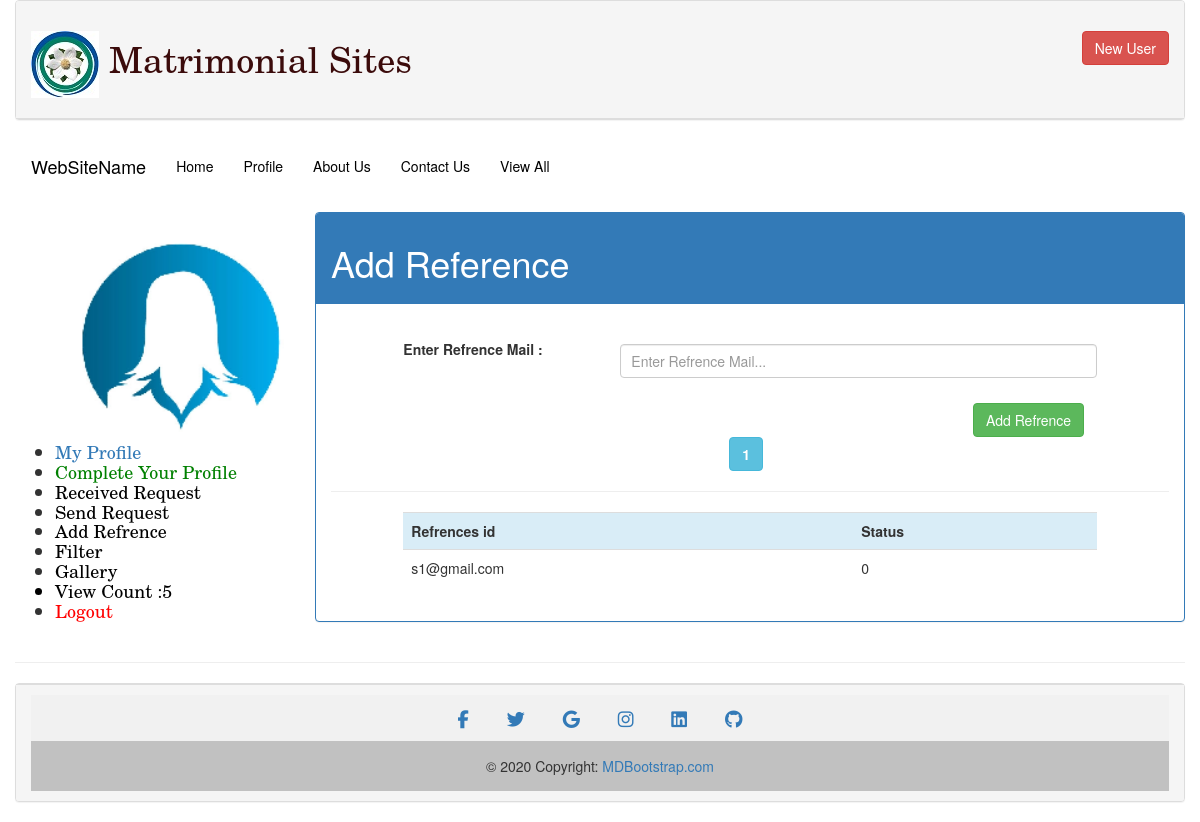
The page /project/add_refrence.php (signed in) on the database its author committed.
### tables this page shows
CREATE TABLE `m_regform` (
  `id` int(10) NOT NULL,
  `email` varchar(30) DEFAULT NULL,
  `password` varchar(500) NOT NULL,
  `category` varchar(20) NOT NULL,
  `name` varchar(30) NOT NULL,
  `dob` varchar(100) NOT NULL,
  `height` varchar(20) DEFAULT NULL,
  `marital_status` varchar(20) DEFAULT NULL,
  `mother_tongue` varchar(20) DEFAULT NULL,
  `religion` varchar(50) DEFAULT NULL,
  `mobileno` varchar(50) NOT NULL,
  `otp` varchar(5) DEFAULT NULL,
  `status` varchar(2) NOT NULL DEFAULT '0',
  `temp` varchar(1000) DEFAULT NULL,
  `color` varchar(100) NOT NULL,
  `weight` varchar(100) NOT NULL,
  `hometown` varchar(100) NOT NULL,
  `food` varchar(100) NOT NULL,
  `surname` varchar(100) NOT NULL,
  `zodiac` varchar(100) NOT NULL,
  `education` varchar(100) NOT NULL,
  `profession` varchar(100) NOT NULL,
  `income` varchar(100) NOT NULL,
  `gender` varchar(50) NOT NULL DEFAULT 'male',
  `profile_image` varchar(100) NOT NULL DEFAULT 'images/female.png',
  `view_count` int(11) NOT NULL DEFAULT '5',
  `age_in_y` int(11) NOT NULL,
  `countrycode` varchar(100) NOT NULL
);

CREATE TABLE `m_refrence` (
  `id` int(11) NOT NULL,
  `profile_id` int(11) NOT NULL,
  `add_ref` varchar(1000) NOT NULL,
  `status` int(11) NOT NULL DEFAULT '0'
);

### project/get_data.php (called while the page is built, shortened)
<?php
require_once('mylibr.php');
$obj=new lib();
$where_con="id='$profile_id' or email='$profile_id'";
$status=$obj->find("m_regform","id,name,dob,category,height,marital_status,mother_tongue,religion,mobileno,color,weight,hometown,food,surname,zodiac,education,profession,income,email,gender,profile_image,view_count",$where_con);
$profile_data=$obj->get_row(0);
$view_count=$profile_data[21];
?>

### project/profile_info.php (called while the page is built, shortened)
<?php
if(isset($_SESSION['pid']))
{
if(isset($_REQUEST['pid']))
{
	$profile_id=$_REQUEST['pid'];
}
else
{
$profile_id=$_SESSION['pid'];
}
require_once("get_data.php");
}
else
{
	 header("Location:index.php");
}
?>

### project/add_refrence.php (the view, shortened to what this page needs)
<!DOCTYPE html>
<html>
<head>
	<?php
  include ("linkfile.php");
  ?>
</head>
<body>
<div class="container-fluid">
	<?php
   include("profile_info.php");
  require_once("mylibr.php");
	include ("header.php");
echo "
  <div class='row'>
<div class='col-md-3'>";
include_once("profile_menu.php");
echo "</div>
<div class='col-md-9'>
<div class='panel panel-primary'>
<div class='panel-heading'><h1>Add Reference</h1></div>";
echo "<div class='panel-body'>";
echo"<div class='row'><div class='col-md-12'><br>";
echo"
<form method='POST' action='data.php' id='ref_table'>
<div class='form-group row'>
<label class='col-md-offset-1 col-md-3'><b> Enter Refrence Mail :</b> </label>
<div class='col-md-7'>
<input type='text' name='ref_mail' class='form-control' id='email' placeholder='Enter Refrence Mail...'></div>
</div>
<div class='btn-group-row'>
<div class='col-md-11'>
<button type='submit' name='add_ref' class='btn btn-success pull-right'>Add Refrence</button>
</div></div>
</form>";
echo "</div></div>";
$col_list="add_ref,status";
$where_con="profile_id=$profile_id";
$size=50;
$pageno=0;
$result=$obj->search('m_refrence',$col_list,$where_con,$size,$pageno,"add_refrence.php");
 $no_of_record=$obj->get_num_rows();
  echo "<hr>";
echo"<div class='row'><div class='col-md-offset-1 col-md-10'>";
echo "<table class='table table-hover'>";
echo"<tr class='info'><th> Refrences id</th><th> Status</th></tr>";
for($i=0;$i<$no_of_record;$i++){
$record_data=$obj->get_row($i);
echo "<tr><td> $record_data[0]</td><td> $record_data[1]</td></tr>";
}
echo "</table></div></div>";
echo "</div></div></div></div>";
include ("footer.php");
?>
</div>
</body>
</html>

### project/profile_menu.php
<?php
  echo"
<html>
<body>
<h4>
<ul>
<img src='$profile_data[20]' class='img-circle' width='250px'>
<li><a href='profile.php'>My Profile</a></li>
<li><a href='registration_form.php' style='color: green'>Complete Your Profile</a></li>
<li><a href='request.php' style='color: black'>Received Request</a></li>
<li><a href='send_request.php' style='color: black'>Send Request</a></li>
<li><a href='add_refrence.php' style='color: black'>Add Refrence</a></li>
<li><a href='filaj.php' style='color: black'>Filter</a></li>
<li><a href='profile_demo_page.php' style='color: black'>Gallery</a></li>
<li style='color: black'>View Count :$view_count</li>
<li><a href='Logout.php' style='color: red'>Logout</a></li>
</ul></h4>
</body>
</html>";

### project/linkfile.php (style rules this page uses)
* { box-sizing: border-box; }
input[type=text], input[type=password] { width: 100%; padding: 10px; margin: 5px 0 10px 0; }
h4,h3 { font-family: New Century Schoolbook, TeX Gyre Schola, serif; }

### rows shown on the page
m_regform: profile_image (picture), view_count "5"
m_refrence: add_ref "s1@gmail.com", status "0"
